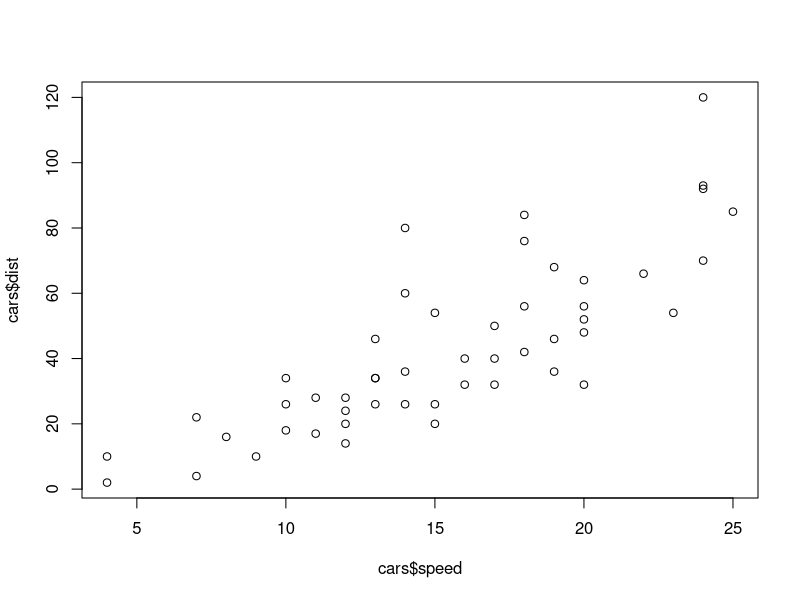
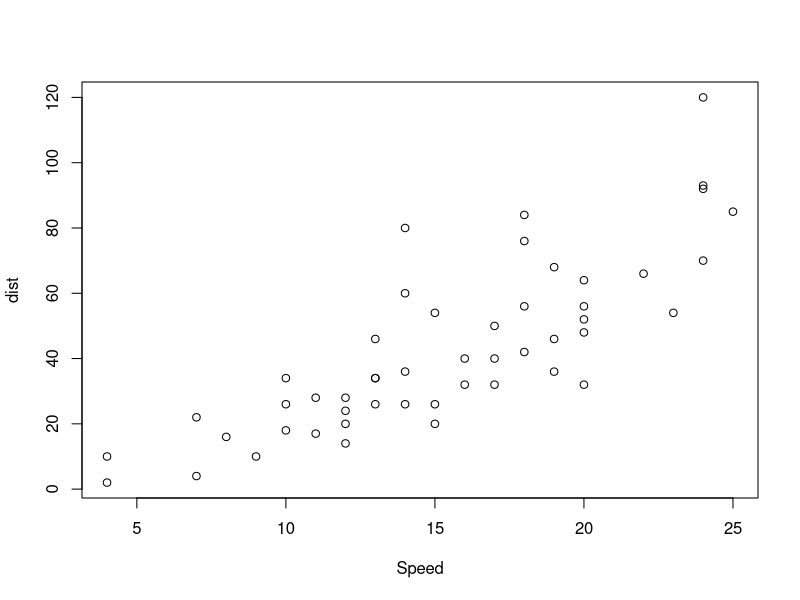
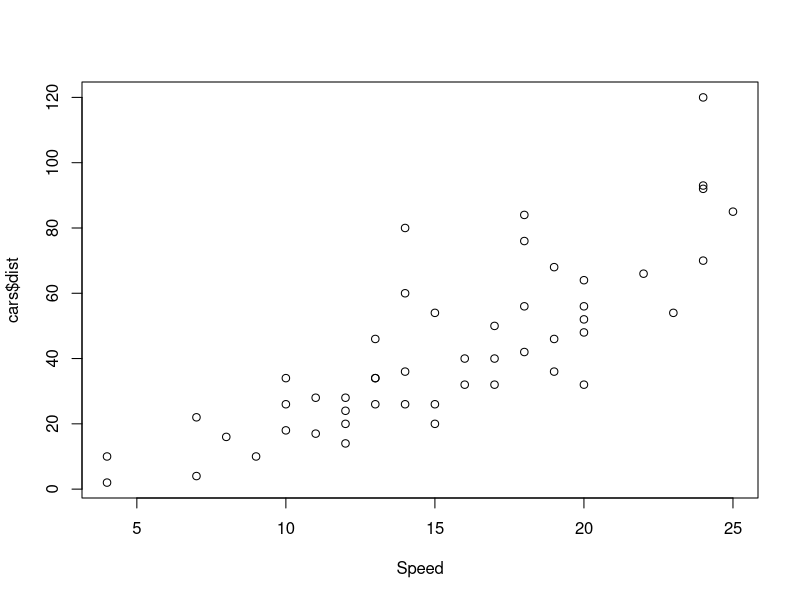
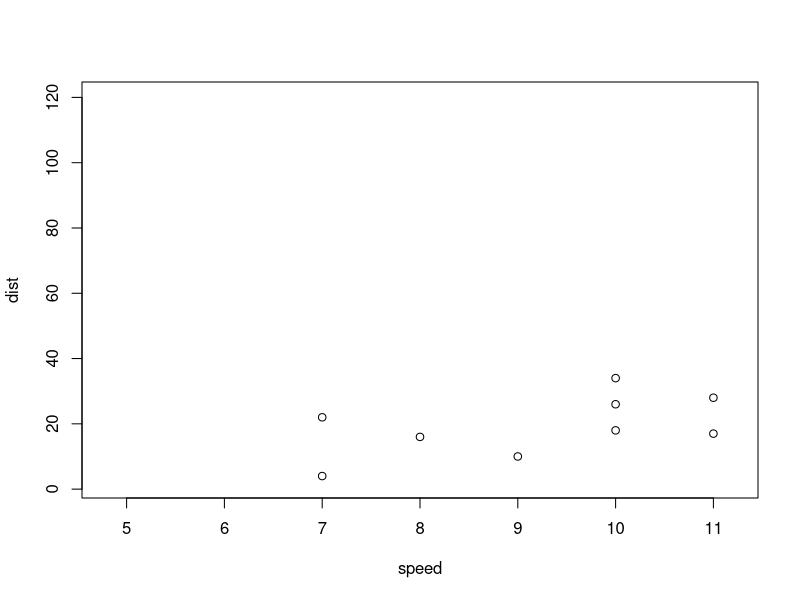
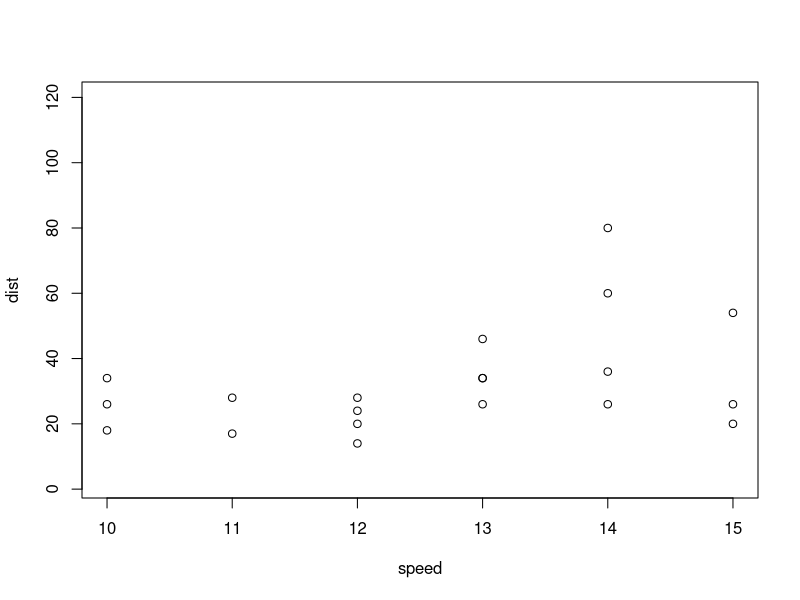

Here is the R script that generated these plots, in order:
data(cars)
head(cars)
plot(x = cars$speed, y = cars$dist)

plot(x = cars$speed, y = cars$dist, xlab = "Speed", ylab="dist")
plot(x = cars$speed, y = cars$dist, xlab = "Speed")


plot(cars, xlim = c(8, 8))

plot(cars, xlim = c(10, 15))

#comentario prueba config
#comentario 2 prueba